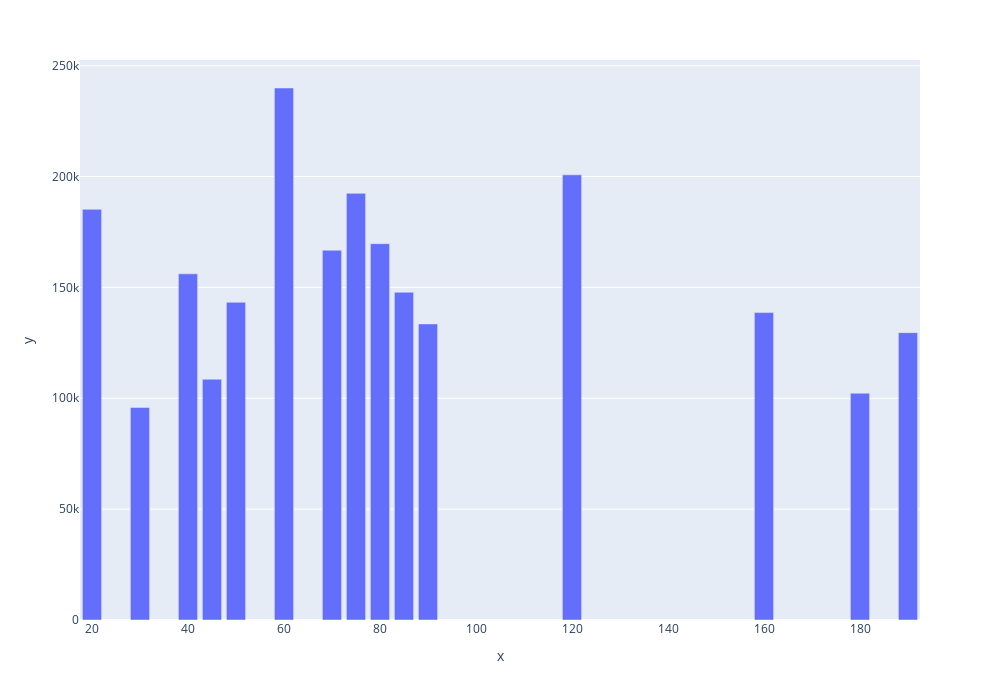

Source (notebook cell):
### Code cell
data = train_df.groupby(by='MSSubClass').SalePrice.mean()
fig = px.bar(x=data.index, y=data.values,
             width=1000,
             height=700)
fig.show()

### Figure 1 — Plotly figure (JSON) as saved in the notebook; plotly's stock layout.template omitted (floating-point values rounded to 4 significant figures)
{"data": [{"alignmentgroup": "True", "hovertemplate": "x=%{x}<br>y=%{y}<extra></extra>", "legendgroup": "", "marker": {"color": "#636efa", "pattern": {"shape": ""}}, "name": "", "offsetgroup": "", "orientation": "v", "showlegend": false, "textposition": "auto", "type": "bar", "x": [20, 30, 40, 45, 50, 60, 70, 75, 80, 85, 90, 120, 160, 180, 190], "xaxis": "x", "y": [185200.0, 95830.0, 156125, 108600.0, 143300.0, 239900.0, 166800.0, 192400.0, 169700.0, 147810, 133500.0, 200800.0, 138600.0, 102300, 129600.0], "yaxis": "y"}], "layout": {"barmode": "relative", "height": 700, "legend": {"tracegroupgap": 0}, "margin": {"t": 60}, "width": 1000, "xaxis": {"anchor": "y", "domain": [0, 1], "title": {"text": "x"}}, "yaxis": {"anchor": "x", "domain": [0, 1], "title": {"text": "y"}}}}
